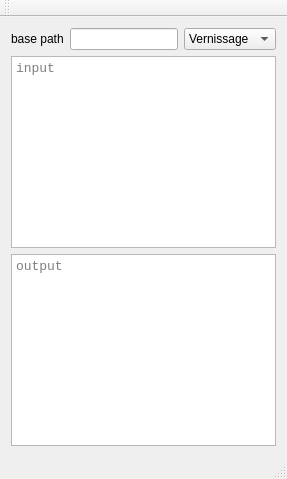
<?xml version="1.0" encoding="UTF-8"?>
<ui version="4.0">
 <class>MainWindow</class>
 <widget class="QMainWindow" name="MainWindow">
  <property name="windowTitle">
   <string>MainWindow</string>
  </property>
  <widget class="QWidget" name="centralWidget">
   <layout class="QVBoxLayout" name="verticalLayout">
    <item>
     <layout class="QHBoxLayout" name="horizontalLayout">
      <item>
       <widget class="QLabel" name="label">
        <property name="text">
         <string>base path</string>
        </property>
       </widget>
      </item>
      <item>
       <widget class="QLineEdit" name="lineEditBasePath"/>
      </item>
      <item>
       <widget class="QComboBox" name="comboBox">
        <item>
         <property name="text">
          <string>Vernissage</string>
         </property>
        </item>
        <item>
         <property name="text">
          <string>Matrix</string>
         </property>
        </item>
       </widget>
      </item>
     </layout>
    </item>
    <item>
     <widget class="QPlainTextEdit" name="plainTextEditInput">
      <property name="font">
       <font>
        <family>Courier New</family>
        <pointsize>10</pointsize>
       </font>
      </property>
      <property name="placeholderText">
       <string>input</string>
      </property>
     </widget>
    </item>
    <item>
     <widget class="QPlainTextEdit" name="plainTextEditOutput">
      <property name="font">
       <font>
        <family>Courier New</family>
        <pointsize>10</pointsize>
       </font>
      </property>
      <property name="readOnly">
       <bool>true</bool>
      </property>
      <property name="placeholderText">
       <string>output</string>
      </property>
     </widget>
    </item>
   </layout>
  </widget>
  <widget class="QMenuBar" name="menuBar">
   <property name="geometry">
    <rect>
     <x>0</x>
     <y>0</y>
     <width>291</width>
     <height>21</height>
    </rect>
   </property>
  </widget>
  <widget class="QToolBar" name="mainToolBar">
   <attribute name="toolBarArea">
    <enum>TopToolBarArea</enum>
   </attribute>
   <attribute name="toolBarBreak">
    <bool>false</bool>
   </attribute>
  </widget>
  <widget class="QStatusBar" name="statusBar"/>
 </widget>
 <layoutdefault spacing="6" margin="11"/>
 <resources/>
 <connections/>
</ui>
